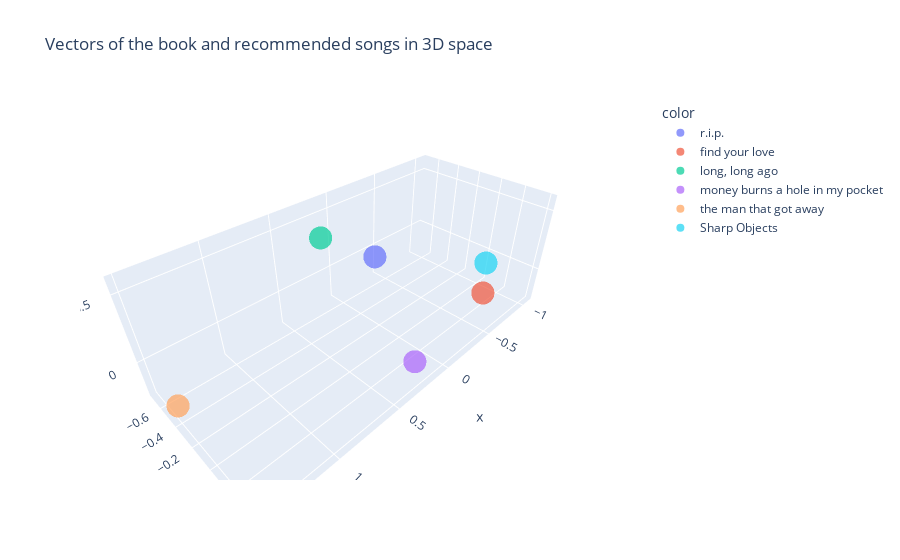

The code cell stored with this chart in its notebook:
### Code cell
# Visualization Time!
# Plot the vectors of the recommended songs and the book
vecs_x = []
vecs_y = []
vecs_z = []
for i in range(len(rec_songs_df)):
    vecs_x.append(rec_songs_df.iloc[i]['Vec1'])
    vecs_y.append(rec_songs_df.iloc[i]['Vec2'])
    vecs_z.append(rec_songs_df.iloc[i]['Vec3'])

# add the vector of the book
vecs_x.append(book_vecs[0])
vecs_y.append(book_vecs[1])
vecs_z.append(book_vecs[2])

# add the book title for the hover text purposes
rec_songs.append('Sharp Objects')

# Plot the vectors in 3D space
fig = px.scatter_3d(x=vecs_x, y=vecs_y, z=vecs_z, color=rec_songs, opacity=0.7, title="Vectors of the book and recommended songs in 3D space")
fig.show()

### Figure 1 — Plotly figure (JSON) as saved in the notebook; plotly's stock layout.template omitted (floating-point values rounded to 4 significant figures)
{"data": [{"hovertemplate": "color=r.i.p.<br>x=%{x}<br>y=%{y}<br>z=%{z}<extra></extra>", "legendgroup": "r.i.p.", "marker": {"color": "#636efa", "opacity": 0.7, "symbol": "circle"}, "mode": "markers", "name": "r.i.p.", "scene": "scene", "showlegend": true, "type": "scatter3d", "x": [-0.4764], "y": [-0.7131], "z": [-0.1046]}, {"hovertemplate": "color=find your love<br>x=%{x}<br>y=%{y}<br>z=%{z}<extra></extra>", "legendgroup": "find your love", "marker": {"color": "#EF553B", "opacity": 0.7, "symbol": "circle"}, "mode": "markers", "name": "find your love", "scene": "scene", "showlegend": true, "type": "scatter3d", "x": [-0.5178], "y": [0.3277], "z": [0.0176]}, {"hovertemplate": "color=long, long ago<br>x=%{x}<br>y=%{y}<br>z=%{z}<extra></extra>", "legendgroup": "long, long ago", "marker": {"color": "#00cc96", "opacity": 0.7, "symbol": "circle"}, "mode": "markers", "name": "long, long ago", "scene": "scene", "showlegend": true, "type": "scatter3d", "x": [0.4347], "y": [-0.3055], "z": [0.5921]}, {"hovertemplate": "color=money burns a hole in my pocket<br>x=%{x}<br>y=%{y}<br>z=%{z}<extra></extra>", "legendgroup": "money burns a hole in my pocket", "marker": {"color": "#ab63fa", "opacity": 0.7, "symbol": "circle"}, "mode": "markers", "name": "money burns a hole in my pocket", "scene": "scene", "showlegend": true, "type": "scatter3d", "x": [0.3391], "y": [0.4104], "z": [-0.02067]}, {"hovertemplate": "color=the man that got away<br>x=%{x}<br>y=%{y}<br>z=%{z}<extra></extra>", "legendgroup": "the man that got away", "marker": {"color": "#FFA15A", "opacity": 0.7, "symbol": "circle"}, "mode": "markers", "name": "the man that got away", "scene": "scene", "showlegend": true, "type": "scatter3d", "x": [1.462], "y": [-0.5205], "z": [-0.2622]}, {"hovertemplate": "color=Sharp Objects<br>x=%{x}<br>y=%{y}<br>z=%{z}<extra></extra>", "legendgroup": "Sharp Objects", "marker": {"color": "#19d3f3", "opacity": 0.7, "symbol": "circle"}, "mode": "markers", "name": "Sharp Objects", "scene": "scene", "showlegend": true, "type": "scatter3d", "x": [-1.048], "y": [0.03075], "z": [-0.09138]}], "layout": {"legend": {"title": {"text": "color"}, "tracegroupgap": 0}, "scene": {"domain": {"x": [0, 1], "y": [0, 1]}, "xaxis": {"title": {"text": "x"}}, "yaxis": {"title": {"text": "y"}}, "zaxis": {"title": {"text": "z"}}}, "title": {"text": "Vectors of the book and recommended songs in 3D space"}}}
